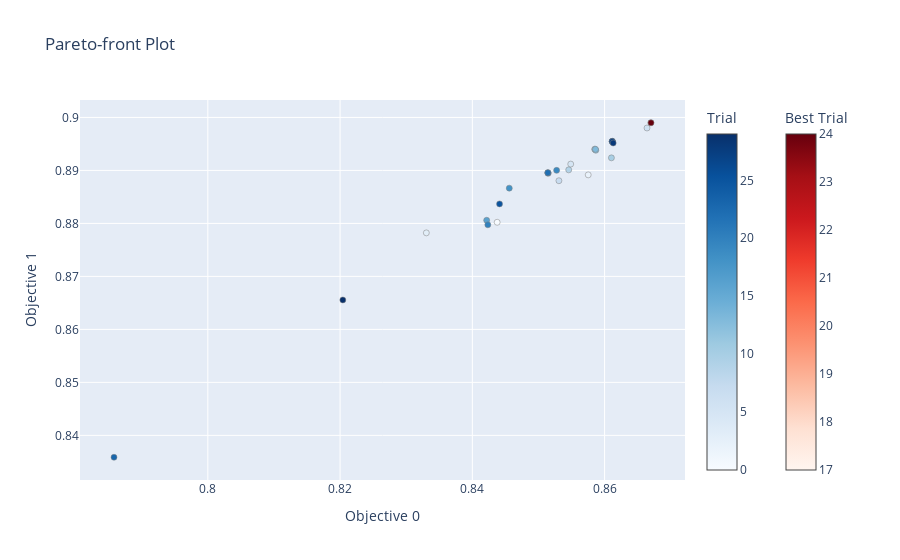

Notebook cell for this chart:
### Code cell
# [опционально]
from optuna.visualization import plot_pareto_front
plot_pareto_front(study)

### Figure 1 — Plotly figure (JSON) as saved in the notebook; plotly's stock layout.template omitted (floating-point values rounded to 4 significant figures)
{"data": [{"hovertemplate": "%{text}<extra>Trial</extra>", "marker": {"color": [0, 1, 2, 3, 4, 5, 6, 7, 8, 9, 10, 11, 12, 13, 14, 15, 16, 18, 19, 20, 21, 22, 23, 25, 26, 27, 28, 29], "colorbar": {"title": {"text": "Trial"}}, "colorscale": [[0, "rgb(247,251,255)"], [0.125, "rgb(222,235,247)"], [0.25, "rgb(198,219,239)"], [0.375, "rgb(158,202,225)"], [0.5, "rgb(107,174,214)"], [0.625, "rgb(66,146,198)"], [0.75, "rgb(33,113,181)"], [0.875, "rgb(8,81,156)"], [1, "rgb(8,48,107)"]], "line": {"color": "Grey", "width": 0.5}}, "mode": "markers", "showlegend": false, "text": ["{<br>  \"number\": 0,<br>  \"values\": [<br>    0.8437556229543407,<br>    0.8802166786009442<br>  ],<br>  \"params\": {<br>    \"k\": 10,<br>    \"C\": 0.02620480035727346<br>  }<br>}", "{<br>  \"number\": 1,<br>  \"values\": [<br>    0.8585331334487286,<br>    0.8940047199223974<br>  ],<br>  \"params\": {<br>    \"k\": 14,<br>    \"C\": 17.188068254646016<br>  }<br>}", "{<br>  \"number\": 2,<br>  \"values\": [<br>    0.8575239579665362,<br>    0.889164653211737<br>  ],<br>  \"params\": {<br>    \"k\": 16,<br>    \"C\": 0.02302370050089862<br>  }<br>}", "{<br>  \"number\": 3,<br>  \"values\": [<br>    0.8330448603080327,<br>    0.8782175079027127<br>  ],<br>  \"params\": {<br>    \"k\": 7,<br>    \"C\": 0.37373499174290686<br>  }<br>}", "{<br>  \"number\": 4,<br>  \"values\": [<br>    0.8514773950189565,<br>    0.8894413869781426<br>  ],<br>  \"params\": {<br>    \"k\": 11,<br>    \"C\": 1.3934930533118532<br>  }<br>}", "{<br>  \"number\": 5,<br>  \"values\": [<br>    0.8548777460184708,<br>    0.8912014710340349<br>  ],<br>  \"params\": {<br>    \"k\": 13,<br>    \"C\": 4.136956403532812<br>  }<br>}", "{<br>  \"number\": 6,<br>  \"values\": [<br>    0.8664133643720197,<br>    0.8980111520319444<br>  ],<br>  \"params\": {<br>    \"k\": 16,<br>    \"C\": 0.22798195714028088<br>  }<br>}", "{<br>  \"number\": 7,<br>  \"values\": [<br>    0.8530919620414144,<br>    0.8880561078503183<br>  ],<br>  \"params\": {<br>    \"k\": 13,<br>    \"C\": 0.07128799313872594<br>  }<br>}", "{<br>  \"number\": 8,<br>  \"values\": [<br>    0.8611459627905609,<br>    0.8954863014592773<br>  ],<br>  \"params\": {<br>    \"k\": 15,<br>    \"C\": 51.99809303517915<br>  }<br>}", "{<br>  \"number\": 9,<br>  \"values\": [<br>    0.8545747134350326,<br>    0.8901067870200325<br>  ],<br>  \"params\": {<br>    \"k\": 13,<br>    \"C\": 0.18978080794542174<br>  }<br>}", "{<br>  \"number\": 10,<br>  \"values\": [<br>    0.8610316254878327,<br>    0.8923748715433455<br>  ],<br>  \"params\": {<br>    \"k\": 16,<br>    \"C\": 0.036703989524660655<br>  }<br>}", "{<br>  \"number\": 11,<br>  \"values\": [<br>    0.8585256304726997,<br>    0.8940035598789577<br>  ],<br>  \"params\": {<br>    \"k\": 14,<br>    \"C\": 14.023543226340044<br>  }<br>}", "{<br>  \"number\": 12,<br>  \"values\": [<br>    0.8586706024969653,<br>    0.8938080724658363<br>  ],<br>  \"params\": {<br>    \"k\": 14,<br>    \"C\": 0.8552291738266584<br>  }<br>}", "{<br>  \"number\": 13,<br>  \"values\": [<br>    0.8586220895916329,<br>    0.893983459465948<br>  ],<br>  \"params\": {<br>    \"k\": 14,<br>    \"C\": 2.3667580035975533<br>  }<br>}", "{<br>  \"number\": 14,<br>  \"values\": [<br>    0.8611694937380362,<br>    0.895478205979412<br>  ],<br>  \"params\": {<br>    \"k\": 15,<br>    \"C\": 54.86475370848714<br>  }<br>}", "{<br>  \"number\": 15,<br>  \"values\": [<br>    0.8514280888046647,<br>    0.8895611960497394<br>  ],<br>  \"params\": {<br>    \"k\": 11,<br>    \"C\": 15.084717010946742<br>  }<br>}", "{<br>  \"number\": 16,<br>  \"values\": [<br>    0.8421686298824571,<br>    0.8805916936561221<br>  ],<br>  \"params\": {<br>    \"k\": 8,<br>    \"C\": 0.01461916567817588<br>  }<br>}", "{<br>  \"number\": 18,<br>  \"values\": [<br>    0.8455851806833922,<br>    0.8866583490463096<br>  ],<br>  \"params\": {<br>    \"k\": 8,<br>    \"C\": 0.32131023600475844<br>  }<br>}", "{<br>  \"number\": 19,<br>  \"values\": [<br>    0.8527475338568697,<br>    0.8900134854937463<br>  ],<br>  \"params\": {<br>    \"k\": 12,<br>    \"C\": 2.4929367063790333<br>  }<br>}", "{<br>  \"number\": 20,<br>  \"values\": [<br>    0.8423425973090642,<br>    0.8797396691762158<br>  ],<br>  \"params\": {<br>    \"k\": 11,<br>    \"C\": 0.01913103170009536<br>  }<br>}", "{<br>  \"number\": 21,<br>  \"values\": [<br>    0.8514294667790872,<br>    0.8895358150897623<br>  ],<br>  \"params\": {<br>    \"k\": 11,<br>    \"C\": 4.934972783208161<br>  }<br>}", "{<br>  \"number\": 22,<br>  \"values\": [<br>    0.8514169964078707,<br>    0.8895698081319127<br>  ],<br>  \"params\": {<br>    \"k\": 11,<br>    \"C\": 19.756516202040128<br>  }<br>}", "{<br>  \"number\": 23,<br>  \"values\": [<br>    0.7858101259360796,<br>    0.8358680841681373<br>  ],<br>  \"params\": {<br>    \"k\": 5,<br>    \"C\": 0.9806016015871004<br>  }<br>}", "{<br>  \"number\": 25,<br>  \"values\": [<br>    0.8441138207657831,<br>    0.8836830686312492<br>  ],<br>  \"params\": {<br>    \"k\": 8,<br>    \"C\": 0.03825604257689894<br>  }<br>}", "{<br>  \"number\": 26,<br>  \"values\": [<br>    0.8611676949075694,<br>    0.8954927795578218<br>  ],<br>  \"params\": {<br>    \"k\": 15,<br>    \"C\": 8.267270743973242<br>  }<br>}", "{<br>  \"number\": 27,<br>  \"values\": [<br>    0.8611409581308725,<br>    0.8954658097692608<br>  ],<br>  \"params\": {<br>    \"k\": 15,<br>    \"C\": 74.54089471700965<br>  }<br>}", "{<br>  \"number\": 28,<br>  \"values\": [<br>    0.8612983457992813,<br>    0.8951714232936743<br>  ],<br>  \"params\": {<br>    \"k\": 15,<br>    \"C\": 0.6040771749366437<br>  }<br>}", "{<br>  \"number\": 29,<br>  \"values\": [<br>    0.8204166813713846,<br>    0.8655576046284906<br>  ],<br>  \"params\": {<br>    \"k\": 6,<br>    \"C\": 0.06870418577387725<br>  }<br>}"], "type": "scatter", "x": [0.8438, 0.8585, 0.8575, 0.833, 0.8515, 0.8549, 0.8664, 0.8531, 0.8611, 0.8546, 0.861, 0.8585, 0.8587, 0.8586, 0.8612, 0.8514, 0.8422, 0.8456, 0.8527, 0.8423, 0.8514, 0.8514, 0.7858, 0.8441, 0.8612, 0.8611, 0.8613, 0.8204], "y": [0.8802, 0.894, 0.8892, 0.8782, 0.8894, 0.8912, 0.898, 0.8881, 0.8955, 0.8901, 0.8924, 0.894, 0.8938, 0.894, 0.8955, 0.8896, 0.8806, 0.8867, 0.89, 0.8797, 0.8895, 0.8896, 0.8359, 0.8837, 0.8955, 0.8955, 0.8952, 0.8656]}, {"hovertemplate": "%{text}<extra>Best Trial</extra>", "marker": {"color": [17, 24], "colorbar": {"title": {"text": "Best Trial"}, "x": 1.1, "xpad": 40}, "colorscale": [[0, "rgb(255,245,240)"], [0.125, "rgb(254,224,210)"], [0.25, "rgb(252,187,161)"], [0.375, "rgb(252,146,114)"], [0.5, "rgb(251,106,74)"], [0.625, "rgb(239,59,44)"], [0.75, "rgb(203,24,29)"], [0.875, "rgb(165,15,21)"], [1, "rgb(103,0,13)"]], "line": {"color": "Grey", "width": 0.5}}, "mode": "markers", "showlegend": false, "text": ["{<br>  \"number\": 17,<br>  \"values\": [<br>    0.8669872780397079,<br>    0.8989992219043839<br>  ],<br>  \"params\": {<br>    \"k\": 16,<br>    \"C\": 42.94732934908573<br>  }<br>}", "{<br>  \"number\": 24,<br>  \"values\": [<br>    0.8670187417397734,<br>    0.8989876211886688<br>  ],<br>  \"params\": {<br>    \"k\": 16,<br>    \"C\": 2.840977824194151<br>  }<br>}"], "type": "scatter", "x": [0.867, 0.867], "y": [0.899, 0.899]}], "layout": {"title": {"text": "Pareto-front Plot"}, "xaxis": {"title": {"text": "Objective 0"}}, "yaxis": {"title": {"text": "Objective 1"}}}}
